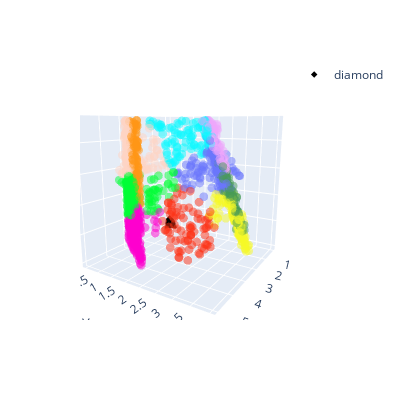

Notebook code for this chart:
### Code cell
# Let's visualise the clusters

fig = px.scatter_3d(data, x='X', y='Y', z='Z', hover_data='cluster', opacity=0.5)
unique_clusters = data['cluster'].unique()
color_map = {cluster: color for cluster, color in zip(unique_clusters, px.colors.qualitative.Light24)}

fig.update_traces(marker=dict(size=3, color=[color_map[cluster] for cluster in data['cluster']]))
fig.update_layout(scene=dict(
    xaxis_title='X', 
    yaxis_title='Y', 
    zaxis_title='Z', 
    aspectmode='cube',
    aspectratio=dict(x=1, y=1, z=1)
))
fig.add_trace(go.Scatter3d(x=[0], y=[0], z=[0], name='diamond', mode='markers', marker=dict(size=5, symbol='diamond', color='black')))
fig.update_layout(width=400, height=400)
fig.show()

### Figure 1 — Plotly figure (JSON) as saved in the notebook; plotly's stock layout.template omitted (floating-point values rounded to 4 significant figures; data arrays with more than 128 entries replaced by an {"elided": "..."} marker saying what was removed)
{"data": [{"customdata": {"elided": "1374x1 int values"}, "hovertemplate": "X=%{x}<br>Y=%{y}<br>Z=%{z}<br>cluster=%{customdata[0]}<extra></extra>", "legendgroup": "", "marker": {"color": {"elided": "1374 str values"}, "opacity": 0.5, "size": 3, "symbol": "circle"}, "mode": "markers", "name": "", "scene": "scene", "showlegend": false, "type": "scatter3d", "x": {"elided": "1374 float values"}, "y": {"elided": "1374 float values"}, "z": {"elided": "1374 float values"}}, {"marker": {"color": "black", "size": 5, "symbol": "diamond"}, "mode": "markers", "name": "diamond", "type": "scatter3d", "x": [0], "y": [0], "z": [0]}], "layout": {"height": 400, "legend": {"tracegroupgap": 0}, "margin": {"t": 60}, "scene": {"aspectmode": "cube", "aspectratio": {"x": 1, "y": 1, "z": 1}, "camera": {"center": {"x": 0, "y": 0, "z": 0}, "eye": {"x": 1.783, "y": 1.138, "z": 0.4631}, "projection": {"type": "perspective"}, "up": {"x": 0, "y": 0, "z": 1}}, "domain": {"x": [0, 1], "y": [0, 1]}, "xaxis": {"title": {"text": "X"}, "type": "linear"}, "yaxis": {"title": {"text": "Y"}, "type": "linear"}, "zaxis": {"title": {"text": "Z"}, "type": "linear"}}, "width": 400}}
